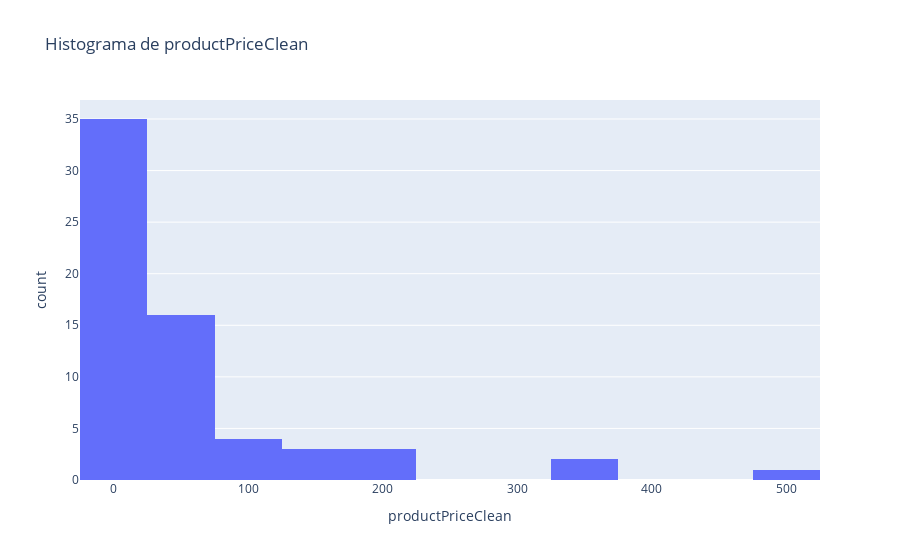
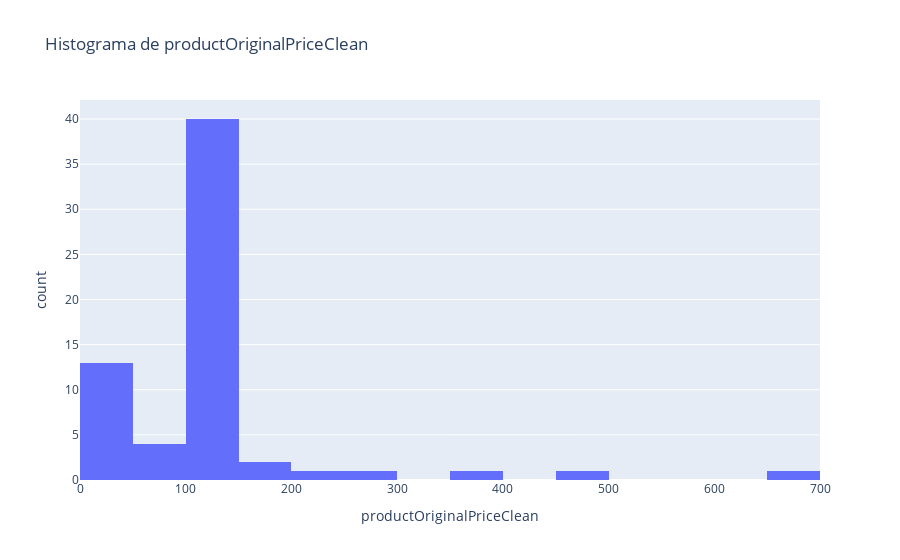
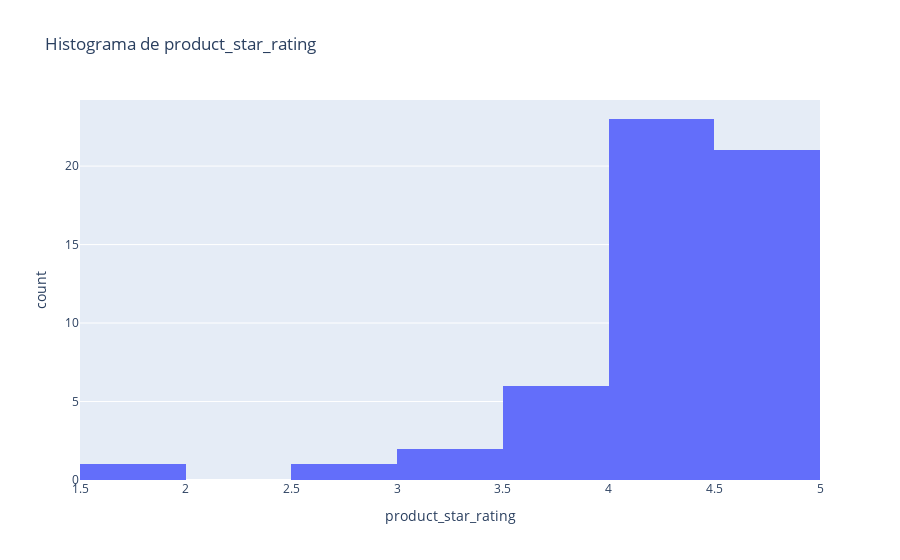
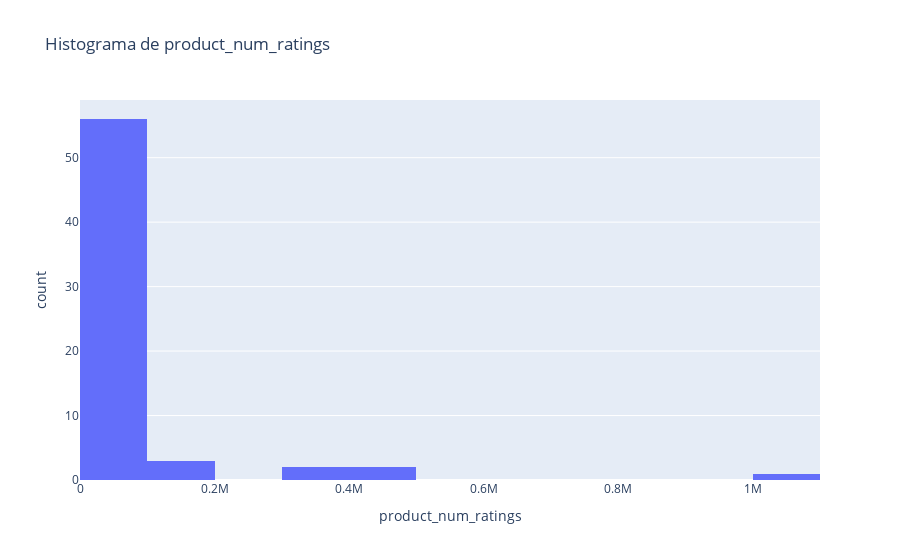

The notebook cell saved with these charts, in order:
### Markdown cell above
# 4.1.2 Histograma para variables numéricas y detección de outliers

### Code cell
import numpy as np
numericalColumns = ['productPriceClean', 'productOriginalPriceClean', 'product_star_rating', 'product_num_ratings', 'salesVolumeNumeric']

for col in numericalColumns:
    fig = px.histogram(dfAmazonProduct, x=col, title=f'Histograma de {col}')
    fig.show()

    # Detección de outliers (mayor a 5 desviaciones estándar)
    col_data = dfAmazonProduct[col].dropna()
    zScores = np.abs(stats.zscore(col_data))
    
    # Crear una máscara booleana para identificar outliers
    outlier_mask = zScores > 5
    
    # Aplicar la máscara booleana al DataFrame original usando el índice
    outliers = dfAmazonProduct.loc[col_data.index[outlier_mask]]
    
    print(f"Outliers en {col}:")
    print(outliers[[col, 'product_title']])

### Figure 1 — Plotly figure (JSON) as saved in the notebook; plotly's stock layout.template omitted (floating-point values rounded to 4 significant figures)
{"data": [{"alignmentgroup": "True", "bingroup": "x", "hovertemplate": "productPriceClean=%{x}<br>count=%{y}<extra></extra>", "legendgroup": "", "marker": {"color": "#636efa", "pattern": {"shape": ""}}, "name": "", "offsetgroup": "", "orientation": "v", "showlegend": false, "type": "histogram", "x": [99.99, 149.7, 49.88, 335, 200.0, 130.0, 350.0, 49.39, 87.1, 130.0, 70.61, 48.75, 99.99, 499, 200.0, 38.67, 23.99, 84.99, 0.25, 0.49, 2.39, 18.09, 19.78, 0, 55.99, 6.68, 11.53, 36.98, 27.98, 28.79, 0, 0, 36.98, 0, 3.19, 12.99, 0, 22.18, 180.0, 19.02, 14.98, 67.28, 0, 0, 0, 0, 24.49, 11.99, 0, 29.99, 14.99, 22, 39.99, 24.98, 5.99, 0, 0, 15.99, 0, 34.98, 14.99, 0, 69.99, 59.99], "xaxis": "x", "yaxis": "y"}], "layout": {"autosize": true, "barmode": "relative", "legend": {"tracegroupgap": 0}, "title": {"text": "Histograma de productPriceClean"}, "xaxis": {"anchor": "y", "autorange": true, "domain": [0, 1], "range": [-25, 525], "title": {"text": "productPriceClean"}, "type": "linear"}, "yaxis": {"anchor": "x", "autorange": true, "domain": [0, 1], "range": [0, 36.84], "title": {"text": "count"}}}}

### Figure 2 — Plotly figure (JSON) as saved in the notebook; plotly's stock layout.template omitted (floating-point values rounded to 4 significant figures)
{"data": [{"alignmentgroup": "True", "bingroup": "x", "hovertemplate": "productOriginalPriceClean=%{x}<br>count=%{y}<extra></extra>", "legendgroup": "", "marker": {"color": "#636efa", "pattern": {"shape": ""}}, "name": "", "offsetgroup": "", "orientation": "v", "showlegend": false, "type": "histogram", "x": [170.0, 158, 129.4, 499, 129.4, 137.7, 400.0, 129.4, 105, 150.0, 87.14, 56.95, 129.4, 699, 272.3, 40.5, 29, 99, 129.4, 129.4, 129.4, 26.99, 32.99, 129.4, 129.4, 129.4, 18.99, 129.4, 129.4, 31.99, 129.4, 18, 129.4, 20.25, 3.99, 129.4, 129.4, 129.4, 249, 29.99, 129.4, 129.4, 129.4, 129.4, 129.4, 20.24, 129.4, 129.4, 22.5, 129.4, 129.4, 129.4, 129.4, 129.4, 129.4, 129.4, 129.4, 129.4, 129.4, 129.4, 30, 129.4, 129.4, 84.99], "xaxis": "x", "yaxis": "y"}], "layout": {"autosize": true, "barmode": "relative", "legend": {"tracegroupgap": 0}, "title": {"text": "Histograma de productOriginalPriceClean"}, "xaxis": {"anchor": "y", "autorange": true, "domain": [0, 1], "range": [0, 700], "title": {"text": "productOriginalPriceClean"}, "type": "linear"}, "yaxis": {"anchor": "x", "autorange": true, "domain": [0, 1], "range": [0, 42.11], "title": {"text": "count"}}}}

### Figure 3 — Plotly figure (JSON) as saved in the notebook; plotly's stock layout.template omitted (floating-point values rounded to 4 significant figures)
{"data": [{"alignmentgroup": "True", "bingroup": "x", "hovertemplate": "product_star_rating=%{x}<br>count=%{y}<extra></extra>", "legendgroup": "", "marker": {"color": "#636efa", "pattern": {"shape": ""}}, "name": "", "offsetgroup": "", "orientation": "v", "showlegend": false, "type": "histogram", "x": [4, 4.2, 3.9, 4.3, 4.1, 4.2, 4.4, 4.2, 3.9, 4.1, 3.9, 4.3, 3.8, 4.3, 4.2, 4.4, 4.6, 4.7, 4.7, 4.8, 4.8, 4.7, null, 4.2, 4, 4.7, 4.4, null, null, 4.5, 4.7, 4.8, null, 4.7, null, 4.5, 3.2, 4.8, 4.6, 4.7, null, 3.8, 1.8, 4.3, 4.4, 4.7, null, 4.2, 4.6, 3.2, 4.5, 4.4, null, null, 4.7, 4.4, 4.6, 4.6, 4.2, null, 4.4, 3.5, 2.6, 4], "xaxis": "x", "yaxis": "y"}], "layout": {"autosize": true, "barmode": "relative", "legend": {"tracegroupgap": 0}, "title": {"text": "Histograma de product_star_rating"}, "xaxis": {"anchor": "y", "autorange": true, "domain": [0, 1], "range": [1.5, 5], "title": {"text": "product_star_rating"}, "type": "linear"}, "yaxis": {"anchor": "x", "autorange": true, "domain": [0, 1], "range": [0, 24.21], "title": {"text": "count"}}}}

### Figure 4 — Plotly figure (JSON) as saved in the notebook; plotly's stock layout.template omitted (floating-point values rounded to 4 significant figures)
{"data": [{"alignmentgroup": "True", "bingroup": "x", "hovertemplate": "product_num_ratings=%{x}<br>count=%{y}<extra></extra>", "legendgroup": "", "marker": {"color": "#636efa", "pattern": {"shape": ""}}, "name": "", "offsetgroup": "", "orientation": "v", "showlegend": false, "type": "histogram", "x": [2929, 135, 205, 2248, 423, 578, 109, 2771, 613, 94, 462, 26685, 8, 2098, 2258, 37513, 4355, 390, 8010, 13638, 54922, 180, 0, 437768, 3075, 628, 100331, 0, 0, 1142, 8, 130395, 0, 2317, 0, 27686, 9, 36930, 2687, 793, 0, 96, 12, 384756, 38, 333273, 0, 51, 6346, 204, 3241, 25391, 0, 0, 2440, 1015448, 447888, 7384, 140637, 0, 14471, 270, 12, 48154], "xaxis": "x", "yaxis": "y"}], "layout": {"autosize": true, "barmode": "relative", "legend": {"tracegroupgap": 0}, "title": {"text": "Histograma de product_num_ratings"}, "xaxis": {"anchor": "y", "autorange": true, "domain": [0, 1], "range": [-0.5, 1100000.0], "title": {"text": "product_num_ratings"}, "type": "linear"}, "yaxis": {"anchor": "x", "autorange": true, "domain": [0, 1], "range": [0, 58.95], "title": {"text": "count"}}}}
